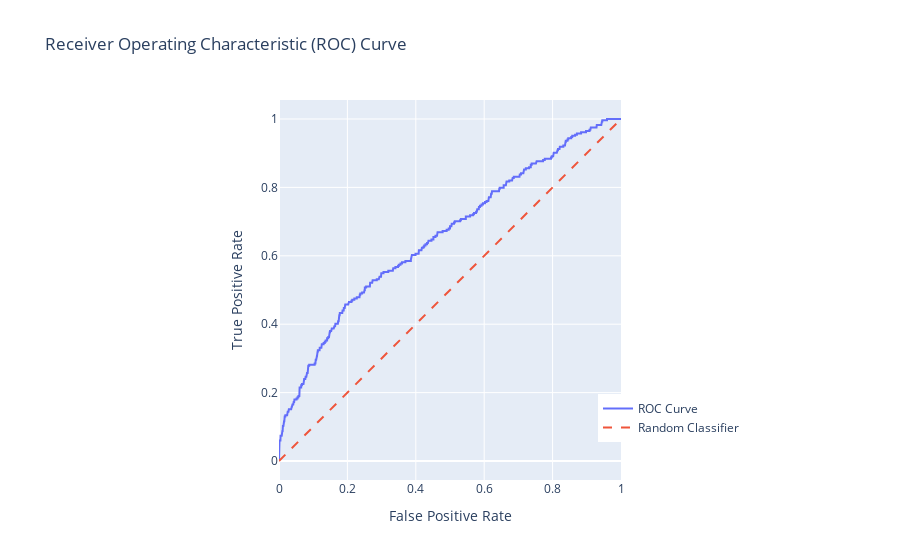

The notebook cell saved with this chart:
### Code cell
fpr, tpr, thresholds = roc_curve(y_test, y_proba)
fig = go.Figure()
fig.add_trace(go.Scatter(x=fpr, y=tpr, mode='lines', name='ROC Curve'))
fig.add_trace(go.Scatter(x=[0, 1], y=[0, 1], mode='lines', name='Random Classifier', line=dict(dash='dash')))

fig.update_layout(
    title='Receiver Operating Characteristic (ROC) Curve',
    xaxis_title='False Positive Rate',
    yaxis_title='True Positive Rate',
    xaxis=dict(constrain='domain'),
    yaxis=dict(scaleanchor='x', scaleratio=1),
    legend=dict(x=0.7, y=0.1)
)

fig.show()

### Figure 1 — Plotly figure (JSON) as saved in the notebook; plotly's stock layout.template omitted (floating-point values rounded to 4 significant figures; data arrays with more than 128 entries replaced by an {"elided": "..."} marker saying what was removed)
{"data": [{"mode": "lines", "name": "ROC Curve", "type": "scatter", "x": {"elided": "484 float values"}, "y": {"elided": "484 float values"}}, {"line": {"dash": "dash"}, "mode": "lines", "name": "Random Classifier", "type": "scatter", "x": [0, 1], "y": [0, 1]}], "layout": {"legend": {"x": 0.7, "y": 0.1}, "title": {"text": "Receiver Operating Characteristic (ROC) Curve"}, "xaxis": {"constrain": "domain", "title": {"text": "False Positive Rate"}}, "yaxis": {"scaleanchor": "x", "scaleratio": 1, "title": {"text": "True Positive Rate"}}}}
